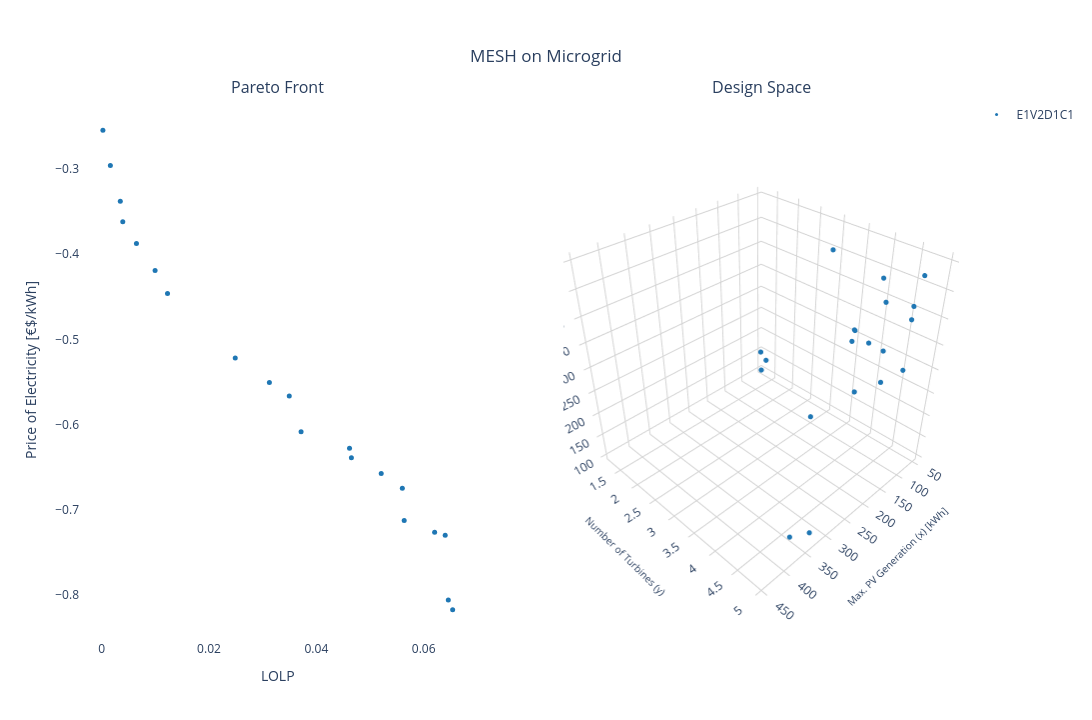

The cell this chart's notebook holds for it:
### Markdown cell above
#### Plotting MESH - 2D:

### Code cell
# Creating a subplot
fig = make_subplots(rows=1, cols=2, subplot_titles=("Pareto Front", "Design Space"), specs=[[{'type': 'scatter'}, {'type': 'scatter3d'}]])

for i in range(num_dataset):
    fig.add_trace(pareto_front[i], row=1, col=1)
    fig.add_trace(design_space[i], row=1, col=2)

# Setting layout
fig.update_layout(
    showlegend=True,
    # 2D layout
    xaxis=dict(
        title=dict(text='LOLP', font=dict(size=14)),
        #title=dict(text='Price of Electricity [€$/kWh]', font=dict(size=14)),
    ),
    yaxis=dict(
        title=dict(text='Price of Electricity [€$/kWh]', font=dict(size=14)),
        #title=dict(text='(-1) Renewable Factor', font=dict(size=14)),
    ),
    # 3D layout
    scene=dict(
        camera=dict(
          eye=dict(x=1.5,y=1.5,z=1.5)
        ),
        xaxis=dict(
            title=dict(text='Max. PV Generation (x) [kWh]', font=dict(size=10)),
            backgroundcolor='white',  # X-axis background
            gridcolor='lightgray',    # Grid color on X axis 
            showbackground=True       # Show background
        ),
        yaxis=dict(
            title=dict(text='Number of Turbines (y)', font=dict(size=10)),
            backgroundcolor='white',  # Y-axis background
            gridcolor='lightgray',    # Grid color on Y axis
            showbackground=True       # Show background
        ),
        zaxis=dict(
            title=dict(text='Battery Capacity (z) [kWh]', font=dict(size=10)),
            backgroundcolor='white',  # Z-axis background
            gridcolor='lightgray',    # Grid color on Z axis
            showbackground=True       # Show background
        )
    ),
    title=dict(
        text='MESH on Microgrid',
        x=0.5,  # Centering the title
        xanchor='center',
        yanchor='top'
    ),
    #margin=dict(l=0, r=0, b=0, t=0), # Rearrange the margin
    width=1520,   # Figure width (pixels)
    height=720,  # Figure height (pixels)
    paper_bgcolor="white",
    plot_bgcolor='white'
)

# Showing the figure
fig.show()

### Figure 1 — Plotly figure (JSON) as saved in the notebook; plotly's stock layout.template omitted (floating-point values rounded to 4 significant figures)
{"data": [{"marker": {"color": "#1f77b4", "size": 5}, "mode": "markers", "name": "E1V2D1C1", "showlegend": false, "type": "scatter", "x": [0.06539, 0.0002315, 0.02488, 0.01227, 0.03715, 0.03125, 0.05208, 0.04618, 0.00162, 0.006481, 0.03495, 0.009954, 0.05637, 0.064, 0.06458, 0.05602, 0.003472, 0.06204, 0.04653, 0.003935], "xaxis": "x", "y": [-0.8176, -0.2543, -0.5219, -0.4462, -0.6086, -0.5506, -0.6575, -0.6278, -0.296, -0.3876, -0.5666, -0.4191, -0.7128, -0.73, -0.806, -0.6748, -0.3377, -0.7263, -0.6391, -0.362], "yaxis": "y"}, {"marker": {"color": "#1f77b4", "size": 3}, "mode": "markers", "name": "E1V2D1C1", "scene": "scene", "type": "scatter3d", "x": [450, 54.14, 98.8, 81.69, 113.7, 106.9, 129.4, 121.4, 52.54, 68.74, 109.9, 76.37, 322.6, 201.5, 277.7, 130.7, 68.38, 389.5, 121.8, 63.15], "y": [5, 1.214, 4.341, 4.141, 5, 4.478, 4.587, 4.929, 2.907, 3.732, 4.183, 3.668, 4.845, 3.791, 5, 5, 1.502, 5, 4.947, 3.567], "z": [500, 148.9, 421.8, 451.1, 500, 274.0, 354.5, 330.4, 448.4, 190.3, 341.3, 327.6, 100, 210.9, 460.7, 455.2, 148.8, 158.8, 426.0, 318.3]}], "layout": {"annotations": [{"font": {"size": 16}, "showarrow": false, "text": "Pareto Front", "x": 0.225, "xanchor": "center", "xref": "paper", "y": 1, "yanchor": "bottom", "yref": "paper"}, {"font": {"size": 16}, "showarrow": false, "text": "Design Space", "x": 0.775, "xanchor": "center", "xref": "paper", "y": 1, "yanchor": "bottom", "yref": "paper"}], "height": 720, "paper_bgcolor": "white", "plot_bgcolor": "white", "scene": {"camera": {"eye": {"x": 1.5, "y": 1.5, "z": 1.5}}, "domain": {"x": [0.55, 1], "y": [0, 1]}, "xaxis": {"backgroundcolor": "white", "gridcolor": "lightgray", "showbackground": true, "title": {"font": {"size": 10}, "text": "Max. PV Generation (x) [kWh]"}}, "yaxis": {"backgroundcolor": "white", "gridcolor": "lightgray", "showbackground": true, "title": {"font": {"size": 10}, "text": "Number of Turbines (y)"}}, "zaxis": {"backgroundcolor": "white", "gridcolor": "lightgray", "showbackground": true, "title": {"font": {"size": 10}, "text": "Battery Capacity (z) [kWh]"}}}, "showlegend": true, "title": {"text": "MESH on Microgrid", "x": 0.5, "xanchor": "center", "yanchor": "top"}, "width": 1520, "xaxis": {"anchor": "y", "domain": [0, 0.45], "title": {"font": {"size": 14}, "text": "LOLP"}}, "yaxis": {"anchor": "x", "domain": [0, 1], "title": {"font": {"size": 14}, "text": "Price of Electricity [€$/kWh]"}}}}
